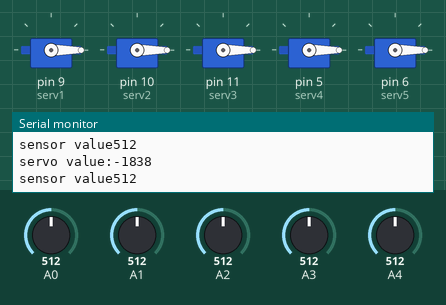
Simulated run of this sketch. Board: Arduino Uno, built with avr-gcc and run on an emulated ATmega328P. Shown: 5 × servo, the last lines printed to the serial monitor. The test bench sets the inputs (shaded band); at power-on: A0 = 512, A1 = 512, A2 = 512, A3 = 512, A4 = 512.

Above: at 1.2 s.
1.3 s: A0 set to 30
At 1.9 s:
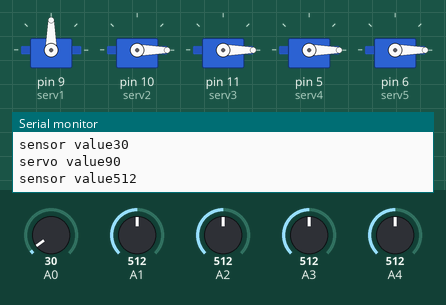
2.9 s: A1 set to 30
At 3.9 s:
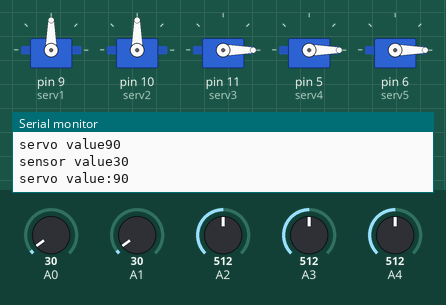
4.4 s: A2 set to 30
At 5.1 s:
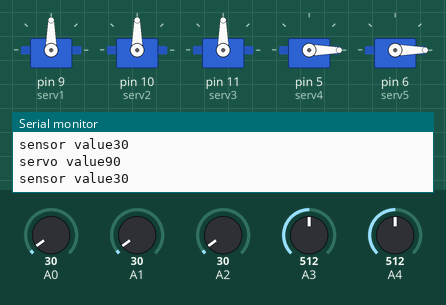
6.0 s: A3 set to 30
At 7.3 s:
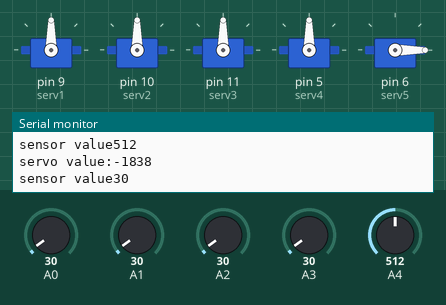
7.6 s: A4 set to 30
At 8.9 s:
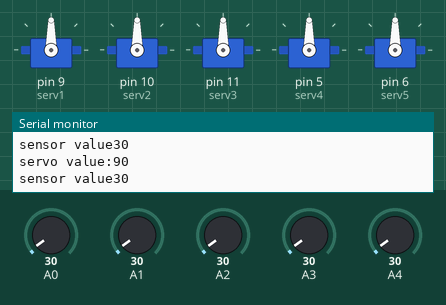
9.2 s: A0 set to 306
At 10.2 s:
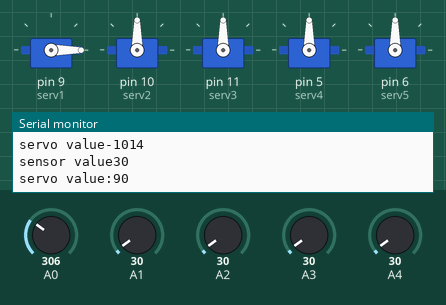
Timing chart, 0 to 11.7 s (numbered marks = the images above; inputs shaded):
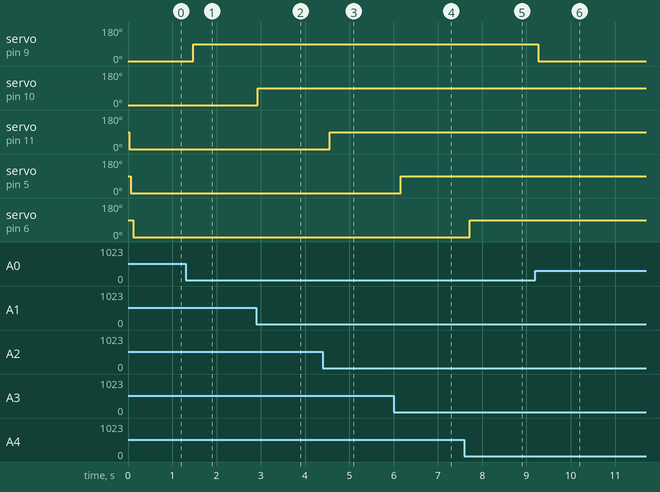

The sketch:

robo_hand_mod.ino
```cpp
#include <Servo.h>
Servo serv1;
Servo serv2;
Servo serv3;
Servo serv4;
Servo serv5;
int index;
void setup () {
Serial.begin (9600);
serv1.attach (9);
serv2.attach (10);
serv3.attach (11);
serv4.attach (5);
serv5.attach (6);

}
void loop () {
index = analogRead (A0);
Serial.print ("sensor value");
Serial.println (index);
index = map (index, 50, 10, 10, 170);
serv1.write (index);
Serial.print ("servo value");
Serial.println (index);

index = analogRead (A1);
Serial.print ("sensor value");
Serial.println (index);
index = map (index, 50, 10, 10, 170);
serv2.write (index);
Serial.print ("servo value:");
Serial.println (index);

index = analogRead (A2);
Serial.print ("sensor value");
Serial.println (index);
index = map (index, 50, 10, 10, 170);
serv3.write (index);
Serial.print ("servo value:");
Serial.println (index);

index = analogRead (A3);
Serial.print ("sensor value");
Serial.println (index);
index = map (index, 50, 10, 10, 170);
serv4.write (index);
Serial.print ("servo value:");
Serial.println (index);

index = analogRead (A4);
Serial.print ("sensor value");
Serial.println (index);
index = map (index, 50, 10, 10, 170);
serv5.write (index);
Serial.print ("servo value:");
Serial.println (index);
delay(50);
}
```

Measured:
- after the input at 1.3 s, servo on pin 9 (serv1): 0° → 90° after 0.17 s
- after the input at 2.9 s, servo on pin 10 (serv2): 0° → 90° at once
- after the input at 4.4 s, servo on pin 11 (serv3): 0° → 90° after 0.16 s
- after the input at 6.0 s, servo on pin 5 (serv4): 0° → 90° after 0.16 s
- after the input at 7.6 s, servo on pin 6 (serv5): 0° → 90° after 0.12 s
- after the input at 9.2 s, servo on pin 9 (serv1): 90° → 0° after 0.07 s
